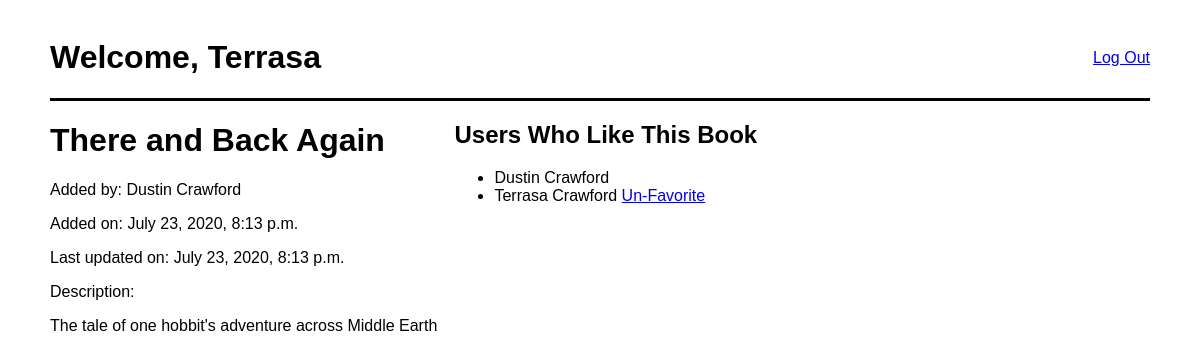
The app's page /books/1 (signed in) with its own data.
### books_app/models.py (models this page shows)
class User(models.Model):
    first_name = models.CharField(max_length=45)
    last_name = models.CharField(max_length=45)
    email = models.CharField(max_length=45)
    password = models.CharField(max_length=255)
    created_at = models.DateTimeField(auto_now_add=True)
    updated_at = models.DateTimeField(auto_now=True)
    objects = UserManager()

class Book(models.Model):
    title = models.CharField(max_length=255)
    desc = models.TextField()
    created_at = models.DateTimeField(auto_now_add=True)
    updated_at = models.DateTimeField(auto_now=True)
    uploaded_by_id = models.ManyToManyField(User, related_name="books_uploaded")
    users_who_like = models.ManyToManyField(User, related_name="liked_books")
    objects = BookManager()

### books_app/views.py (the view)
# urls.py: path('books/<int:book_id>', views.showBook),
def showBook(request, book_id):
    book = Book.objects.get(id=book_id)
    user = User.objects.get(id=request.session['user_id'])
    context = {
        'book': book,
        'user': user,
    }
    return render(request, 'show_book.html', context)

### books_app/templates/show_book.html (shortened to what this page needs)
<!DOCTYPE html>
<html lang="en">
<head>
    {% load static %}
    <link rel="stylesheet" href="{% static 'css/style.css' %}">
</head>
<body>
    <div class="container">
        <div class="navbar">
            <h1>Welcome, {{ user.first_name }}</h1>
            <a href="/logout">Log Out</a>
        </div>
        {% if user.id == book.uploaded_by_id.first.id %}
            {% if messages %}
                    <ul class="messages">
                        {% for message in messages %}
                            <li {% if message.tags %} class="{{ message.tags }}"{% endif %}>{{ message }}</li>
                        {% endfor %}
                    </ul>
                {% endif %}
            <div class="form-container">
                <form action="/update_book" method="POST">
                    {% csrf_token %}
                    <input type="hidden" name="book_id" value="{{ book.id }}">
                    <input type="text" name="title" value="{{ book.title }}">
                    <p>Added by: {{ book.uploaded_by_id.first.first_name }} {{ book.uploaded_by_id.first.last_name }}</p>
                    <p>Added on: {{ book.created_at }}</p>
                    <p>Last updated on: {{ book.updated_at }}</p>
                    <p>Description:</p>
                    <textarea name="desc" cols="40" rows="10">{{ book.desc }}</textarea>
                    <button class="btn-white" type="submit">Update</button>
                </form>
                <form action="/delete_book" method="POST">
                    {% csrf_token %}
                    <input type="hidden" name="book_id" value="{{ book.id }}">
                    <button class="btn-delete" type="submit">Delete</button>
                </form>
            </div>
            <div class="form-container">
                <h2>Users Who Like This Book:</h1>
                <ul>
                    {% for like in book.users_who_like.all %}
                        <li>
                            {{ like.first_name }} {{ like.last_name }}
                            {% if user.id == like.id %}
                                <a href="{{ book.id }}/remove_favorite">Un-Favorite</a>
                            {% endif %}
                        </li>
                    {% endfor %}
                </ul>
            </div>
            {% else %}
                <div class="form-container">
                    <h1>{{ book.title }}</h1>
                    <p>Added by: {{ book.uploaded_by_id.first.first_name }} {{ book.uploaded_by_id.first.last_name }}</p>
                    <p>Added on: {{ book.created_at }}</p>
                    <p>Last updated on: {{ book.updated_at }}</p>
                    <p>Description:</p>
                    <p>{{ book.desc }}</p>
                </div>
                <div class="form-container">
                    <h2>Users Who Like This Book</h2>
                    <ul>
                        {% for liker in book.users_who_like.all %}
                            <li>
                                {{ liker.first_name }} {{ liker.last_name }}
                                {% if user.id == liker.id %}
                                    <a href="{{ book.id }}/remove_favorite">Un-Favorite</a>
                                {% endif %}
                            </li>
                        {% endfor %}
                    </ul>
                </div>
            {% endif %}
    </div>
</body>
</html>

### books_app/static/css/style.css (style rules this page uses)
body { font-family: Arial, Helvetica, sans-serif; }
.form-container { display: inline-block; vertical-align: top; width: 400px; }
.container { width: 1100px; margin: 0 auto; padding: 10px; }
.navbar { display: flex; justify-content: space-between; align-items: center; border-bottom: 3px solid black; }

### records on screen
User: first_name "Terrasa", last_name "Crawford"
Book: title "There and Back Again", uploaded_by_id.first.first_name "Dustin", uploaded_by_id.first.last_name "Crawford", created_at "July 23, 2020, 8:13 p.m.", updated_at "July 23, 2020, 8:13 p.m.", desc "The tale of one hobbit's adventure across Middle Earth"
User: first_name "Dustin", last_name "Crawford"
